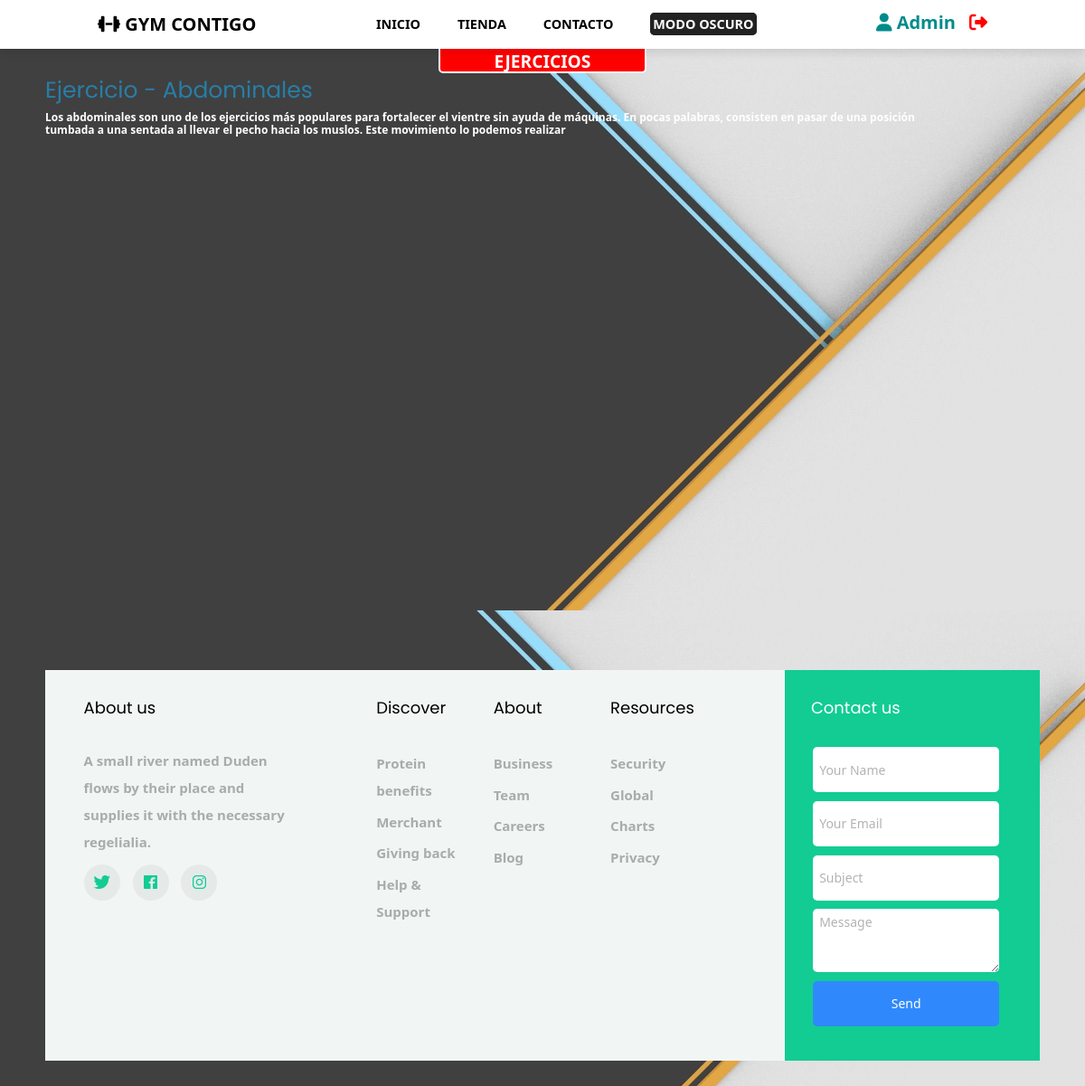
Page /proyecto/ejercicios/abdominales.php (signed in) on the committed database.
### tables this page shows
CREATE TABLE IF NOT EXISTS `ejercicios` (
  `id` int(11) NOT NULL AUTO_INCREMENT,
  `urlP` varchar(70) NOT NULL,
  `urlV` varchar(250) DEFAULT NULL,
  `imagen` varchar(70) NOT NULL,
  `titulo` varchar(70) NOT NULL,
  `descripcion` varchar(254) DEFAULT NULL,
  PRIMARY KEY (`id`)
);

### proyecto/ejercicios/abdominales.php (the view, shortened to what this page needs)
<!DOCTYPE html>
<html lang="es">
<head>
    <link href="https://cdn.jsdelivr.net/npm/remixicon@2.5.0/fonts/remixicon.css" rel="stylesheet">
    <link rel="stylesheet" href="../css/estilos.css">
    <link rel="stylesheet" href="../css/estilos-ejercicios.css">
    <link rel="stylesheet" href="../css/estilos-boton-ppal.css">
    <link rel="stylesheet" href="../css/estilos-boton.css">
    <link rel="stylesheet" href="../css/ionicons.min.css">
    <link rel="stylesheet" href="../css/style-footer.css">
</head>
<body>
    <div class="bocadillo">
        Ejercicios
    </div>
    <header>
        <div class="header">
                <a href="#" class="logo" style="font-weight: bold;font-size:20px;text-transform: uppercase;"><i class="fa-solid fa-dumbbell"></i> Gym Contigo</a>
            <nav class="navbar" style="text-transform: uppercase;">
                <a href="../index.php">Inicio</a>
                <a href="../shop/index.php">Tienda</a>
                <a href="#footer">Contacto</a>
                <a class="botondm">
                    <label id="switch" class="switchtxt" for="switch-checkbox">Modo Oscuro</label>
                </a>
            </nav>
            <h1>
                <form action='../php/perfil-usuario-ppal.php' method='POST' name='formulario'>
                <?php
                        if(isset($_SESSION['usuario']) && $_SESSION['usuario'] == "Admin") {
                            echo "
                                <a href='../php/admin-usuarios.php' style='font-size:20px;background-color:transparent;color:darkcyan;font-weight:bold;text-trnsform:none;font-family:Georgia, 'Times New Roman', Times, serif;'><i class='usuario fa fa-user'></i> ".$_SESSION['usuario']."</a>
                                <a class='userandicon' aria-label='cerrarS button' style='font-size:20px;margin-left:10px;' href='../php/cerrar-sesion.php'><i style='color:red;' class='closeS fa fa-sign-out' aria-hidden='true'></i></a>
                            ";
                        } else if (isset($_SESSION['invitado'])) {
                            echo "<a href='../php/login.php'><i class='fa fa-user'></i></a>";
                        }
                ?>
                </form>
            </h1>
        </div>
    </header>
    <?php
        include("../php/conexionBD.php");
        $currentFile = basename(__FILE__);
        $query="SELECT * FROM ejercicios WHERE urlP='$currentFile'";
        $result = mysqli_query($connection, $query);
        $contador = 0;
        while(($contador < 1) && ($row = mysqli_fetch_array($result))){
    ?>
    <div class="video">
        <div class="content">
            <h3>Ejercicio - <?php echo $row['titulo']; ?></h3>
            <p><?php echo $row['descripcion']; ?></p>
        </div>
        <div class="image-container">
            <div class="big-image">
                <?php echo $row['urlV']; ?>
            </div>
        </div>
    </div>
    <?php
        }
    ?>
    <div>
        <footer id="footer" class="footer">
            <div class="container-fluid px-lg-5">
                <div class="row">
                    <div class="col-md-9 py-5">
                        <div class="row">
                            <div class="col-md-4 mb-md-0 mb-4">
                                <h2 class="footer-heading">About us</h2>
                                <p>A small river named Duden flows by their place and supplies it with the necessary regelialia.</p>
                                <ul class="ftco-footer-social p-0">
                                    <li class="ftco-animate"><a href="#" data-toggle="tooltip" data-placement="top" title="Twitter"><span class="ion-logo-twitter"></span></a></li>
                                    <li class="ftco-animate"><a href="#" data-toggle="tooltip" data-placement="top" title="Facebook"><span class="ion-logo-facebook"></span></a></li>
                                    <li class="ftco-animate"><a href="#" data-toggle="tooltip" data-placement="top" title="Instagram"><span class="ion-logo-instagram"></span></a></li>
                                </ul>
                            </div>
                            <div class="col-md-8">
                                <div class="row justify-content-center">
                                    <div class="col-md-12 col-lg-9">
                                        <div class="row">
                                            <div class="col-md-4 mb-md-0 mb-4">
                                                <h2 class="footer-heading">Discover</h2>
                                                <ul class="list-unstyled">
                                                    <li><a href="#" class="py-1 d-block">Protein benefits</a></li>
                                                    <li><a href="#" class="py-1 d-block">Merchant</a></li>
                                                    <li><a href="#" class="py-1 d-block">Giving back</a></li>
                                                    <li><a href="#" class="py-1 d-block">Help &amp; Support</a></li>
                                                </ul>
                                            </div>
                                            <div class="col-md-4 mb-md-0 mb-4">
                                                <h2 class="footer-heading">About</h2>
                                                <ul class="list-unstyled">
                                                    <li><a href="#" class="py-1 d-block">Business</a></li>
                                                    <li><a href="#" class="py-1 d-block">Team</a></li>
                                                    <li><a href="#" class="py-1 d-block">Careers</a></li>
                                                    <li><a href="#" class="py-1 d-block">Blog</a></li>
                                                </ul>
                                            </div>
                                            <div class="col-md-4 mb-md-0 mb-4">
                                                <h2 class="footer-heading">Resources</h2>
                                                <ul class="list-unstyled">
                                                    <li><a href="#" class="py-1 d-block">Security</a></li>
                                                    <li><a href="#" class="py-1 d-block">Global</a></li>
                                                    <li><a href="#" class="py-1 d-block">Charts</a></li>
                                                    <li><a href="#" class="py-1 d-block">Privacy</a></li>
                                                </ul>
                                            </div>
                                        </div>
                                    </div>
                                </div>
                            </div>
                        </div>
                    </div>
                    <div class="col-md-3 py-md-5 py-4 aside-stretch-right pl-lg-5">
                        <h2 class="footer-heading footer-heading-white">Contact us</h2>
                        <form action="#" class="contact-form">
                            <div class="form-group">
                                <input type="text" class="form-control" placeholder="Your Name">
                            </div>
                            <div class="form-group">
                                <input type="text" class="form-control" placeholder="Your Email">
                            </div>
                            <div class="form-group">
                                <input type="text" class="form-control" placeholder="Subject">
                            </div>
                            <div class="form-group">
                                <textarea name="" id="" cols="30" rows="3" class="form-control" placeholder="Message"></textarea>
                            </div>
                            <div class="form-group">
                                <button type="submit" class="form-control submit px-3">Send</button>
                            </div>
                        </form>
                    </div>
                </div>
            </div>
        </footer>
    </div>
</body>
</html>

### proyecto/css/estilos.css (style rules this page uses)
.video .content p { font-size: 12px; }
.video .content h3 { font-size: 25px; }
* { font-family:'Segoe UI', Tahoma, Geneva, Verdana, sans-serif; margin: 0; padding: 0; box-sizing: border-box; outline: none; border: none; text-decoration: none; transition: all .2s linear; }
body { background-image: url("../images/fondo2.jpg"); background-size: contain; padding: 50px; }
html { font-size: 60%; scroll-padding-top: 6rem; scroll-behavior: smooth; }
header { margin: 0; padding: 0; box-sizing: border-box; outline: none; border: none; text-decoration: none; transition: all .2s linear; }
header .navbar a { font-size: 1.5rem; color: #000; margin: 0 2rem; }
.header { position: fixed; top: 0; left: 0; right: 0; z-index: 1000; background: #fff; padding: 1rem 9%; display: flex; align-items: center; justify-content: space-between; box-shadow: 0 .5rem 1rem rgba(0, 0, 0, .1); }
header .logo { font-size: 2rem; color: #000; font-weight: 500; }
#footer { font-size: 15px; line-height: 30px; }
.bocadillo { border-radius: 5px; background-color: red; color: white; width: 230px; font-family:'Segoe UI', Tahoma, Geneva, Verdana, sans-serif; font-size: 2em; text-align: center; padding-top: 8px; margin: -5px auto auto auto; text-transform: uppercase; border: 2px solid white; }

### proyecto/css/estilos-ejercicios.css (style rules this page uses)
body { background-image: url("../images/fondo2.jpg"); background-size: contain; font-weight:bold; }
iframe { width: 1000px; height: 510px; }
.video { color: white; margin-bottom: 100px; }
.image-container { height: 0; overflow: hidden; padding-bottom: 450px; padding-top: 30px; position: relative; }
.image-container iframe, .image-container object, .image-container embed { max-height: 100%; left: 0; position: absolute; top: 0; max-width: 100%; }
p { max-width: 1000px; }
h3 { color: rgb(39, 126, 167); }
.header { position: fixed; top: 0; left: 0; right: 0; z-index: 1000; background: #fff; padding: 1rem 9%; display: flex; align-items: center; justify-content: space-between; box-shadow: 0 .5rem 1rem rgba(0, 0, 0, .1); }
header .navbar a { font-size: 1.5rem; color: #000; margin: 0 2rem; }
.bocadillo { border-radius: 5px; background-color: red; color: white; width: 230px; font-family:'Segoe UI', Tahoma, Geneva, Verdana, sans-serif; font-size: 2em; text-align: center; padding-top: 20px; margin: -15px auto auto auto; text-transform: uppercase; border: 2px solid white; }

### proyecto/css/estilos-boton-ppal.css (style rules this page uses)
body header li, body header a { color: black; }
#switch { position: relative; cursor: pointer; }
.botondm { border: 2px solid #222222; padding: 1px; background-color: #222222; text-align: center; border-radius: 5px; height: auto; }
.switchtxt { color: white; text-align: center; }

### proyecto/css/estilos-boton.css (style rules this page uses)
body.dark header li, body.dark header a, #perfil, .logo { color: white; }
.logo { font-weight: bold; }
body header li, body header a { color: black; }
#switch { position: relative; cursor: pointer; }
.botondm { border: 2px solid #222222; padding: 1px; background-color: #222222; text-align: center; border-radius: 5px; }
.switchtxt { color: white; text-align: center; }

### rows in the picture
ejercicios: titulo "Abdominales", descripcion "Los abdominales son uno de los ejercicios más populares para fortalecer el vientre sin ayuda de máquinas. En pocas palabras, consisten en pasar de una posición tumbada a una sentada al llevar el pecho hacia los muslos. Este movimiento lo podemos realizar"

### other values in the picture
$_SESSION['usuario'] "Admin"
